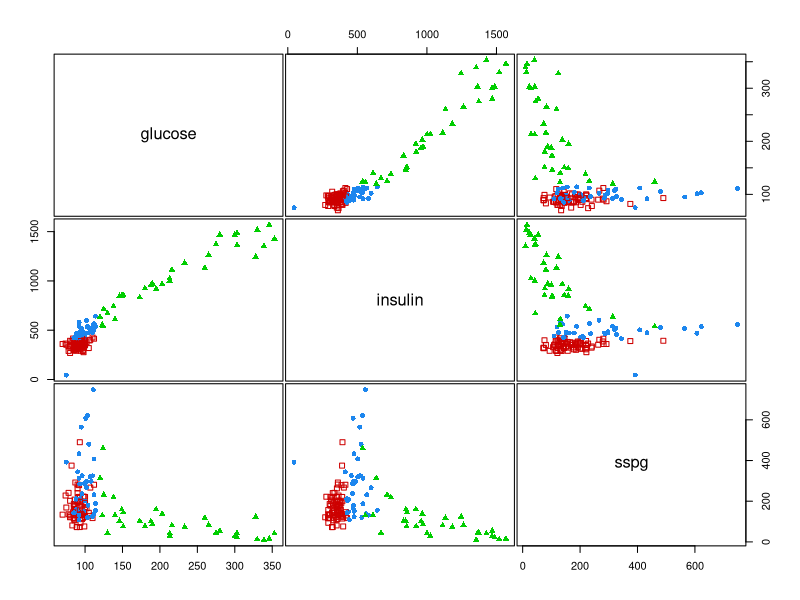
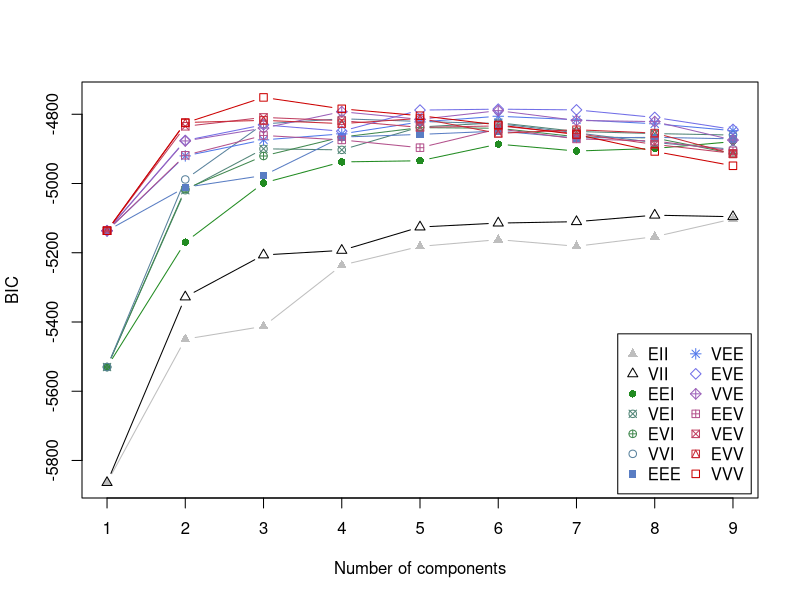
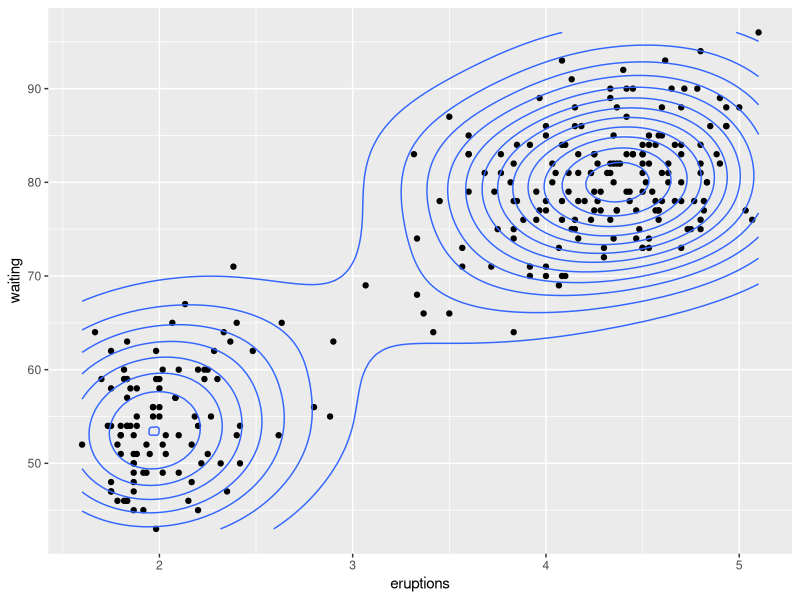

These charts were generated, in order, by the following R code: (Note: this script raises an error after producing the figures.)
install.packages('mclust')
library(mclust)
data(diabetes)
X = diabetes[,-1]
class = diabetes$class
clPairs(X, class)
BIC = mclustBIC(X)
plot(BIC)


data("faithful")
head(faithful)
library("ggplot2")
ggplot(faithful, aes(x=eruptions, y=waiting)) +
  geom_point() +  # Scatter plot
  geom_density2d() # Add 2d density estimation
Mclust(data, G = NULL)
